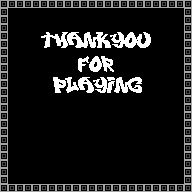

A level layout from a 2D game, rendered from its tile map. Below: a short description, then the map file with its tile-grid data intact:
An orthogonal 24x24 tile map with 8x8 px tiles, 1 tile layer (Collision) and 3 objects (2x Door, Player).

<map version="1.2" tiledversion="1.3.3" orientation="orthogonal" renderorder="right-down" width="24" height="24" tilewidth="8" tileheight="8" infinite="0" nextlayerid="4" nextobjectid="6">
 <editorsettings>
  <export target="rEndMap.lua" format="lua" />
 </editorsettings>
 <tileset firstgid="1" source="Tileset1.tsx" />
 <layer id="1" name="Collision" width="24" height="24">
  <data encoding="csv">
1,1,1,1,1,1,1,1,1,1,1,1,1,1,1,1,1,1,1,1,1,1,1,1,
1,0,0,0,0,0,0,0,0,0,0,0,0,0,0,0,0,0,0,0,0,0,0,1,
1,0,0,0,0,0,0,0,0,0,0,0,0,0,0,0,0,0,0,0,0,0,0,1,
1,0,0,0,0,0,0,0,0,0,0,0,0,0,0,0,0,0,0,0,0,0,0,1,
1,0,0,0,0,580,581,582,583,584,585,586,587,588,589,590,591,592,593,0,0,0,0,1,
1,0,0,0,0,612,613,614,615,616,617,618,619,620,621,622,623,624,625,0,0,0,0,1,
1,0,0,0,0,644,645,646,647,648,649,650,651,652,653,654,655,656,657,0,0,0,0,1,
1,0,0,0,0,676,677,678,679,680,681,682,683,684,685,686,687,688,689,0,0,0,0,1,
1,0,0,0,0,708,709,710,711,712,713,714,715,716,717,718,719,720,721,0,0,0,0,1,
1,0,0,0,0,740,741,742,743,744,745,746,747,748,749,750,751,752,753,0,0,0,0,1,
1,0,0,0,0,772,773,774,775,776,777,778,779,780,781,782,783,784,785,0,0,0,0,1,
1,0,0,0,0,804,805,806,807,808,809,810,811,812,813,814,815,816,817,0,0,0,0,1,
1,0,0,0,0,836,837,838,839,840,841,842,843,844,845,846,847,848,849,0,0,0,0,1,
1,0,0,0,0,0,0,0,0,0,0,0,0,0,0,0,0,0,0,0,0,0,0,1,
1,0,0,0,0,0,0,0,0,0,0,0,0,0,0,0,0,0,0,0,0,0,0,1,
1,0,0,0,0,0,0,0,0,0,0,0,0,0,0,0,0,0,0,0,0,0,0,1,
1,0,0,0,0,0,0,0,0,0,0,0,0,0,0,0,0,0,0,0,0,0,0,1,
1,0,0,0,0,0,0,0,0,0,0,0,0,0,0,0,0,0,0,0,0,0,0,1,
1,0,0,0,0,0,0,0,0,0,0,0,0,0,0,0,0,0,0,0,0,0,0,1,
1,0,0,0,0,0,0,0,0,0,0,0,0,0,0,0,0,0,0,0,0,0,0,1,
1,0,0,0,0,0,0,0,0,0,0,0,0,0,0,0,0,0,0,0,0,0,0,1,
1,0,0,0,0,0,0,0,0,0,0,0,0,0,0,0,0,0,0,0,0,0,0,1,
1,0,0,0,0,0,0,0,0,0,0,0,0,0,0,0,0,0,0,0,0,0,0,1,
1,1,1,1,1,1,1,1,1,1,1,1,1,1,1,1,1,1,1,1,1,1,1,1
</data>
 </layer>
 <objectgroup id="2" name="Object Layer 1">
  <object id="1" type="Player" x="32" y="168">
   <properties>
    <property name="animation_path" value="res/sprite/Player.json" />
    <property name="initial_tag" value="IDLE" />
   </properties>
   <polygon points="0,0 0,16 16,16 16,0" />
  </object>
  <object id="2" type="Door" x="24" y="168">
   <properties>
    <property name="initial_tag" value="CLOSE" />
   </properties>
   <polyline points="0,0 0,16 16,16 16,0 0,0" />
  </object>
  <object id="3" type="Door" x="160" y="168">
   <properties>
    <property name="initial_tag" value="OPEN" />
   </properties>
   <polyline points="0,0 0,16 16,16 16,0 0,0" />
  </object>
 </objectgroup>
</map>
